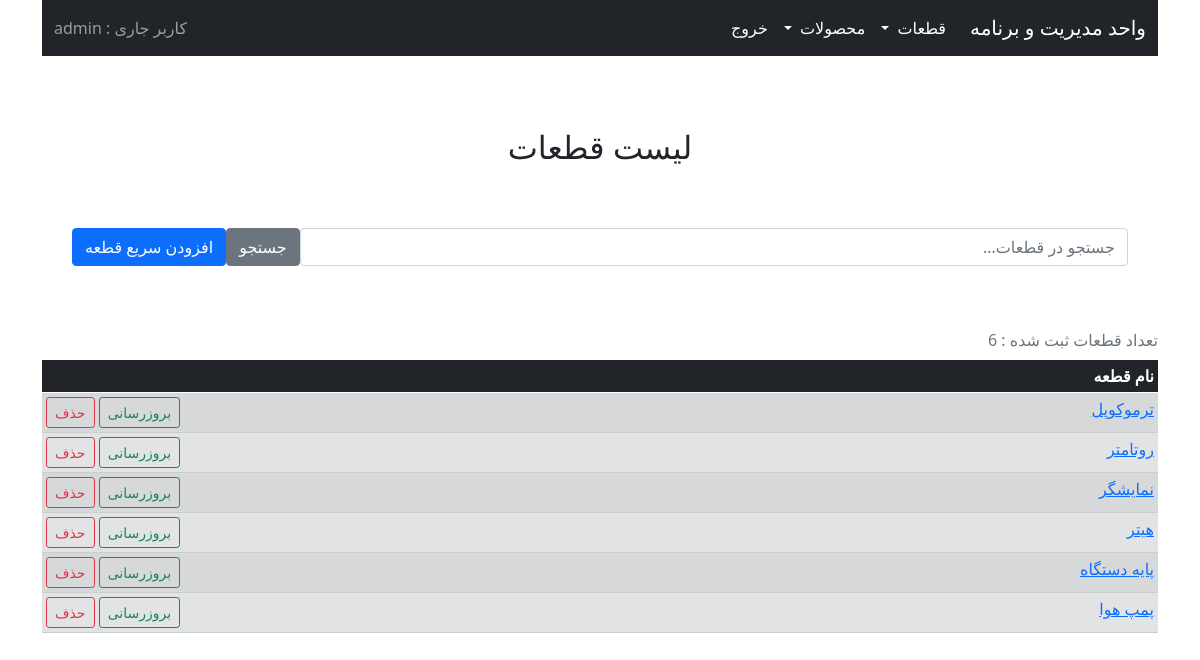
Page /support/parts/list/ (signed in) on the earlier database version.
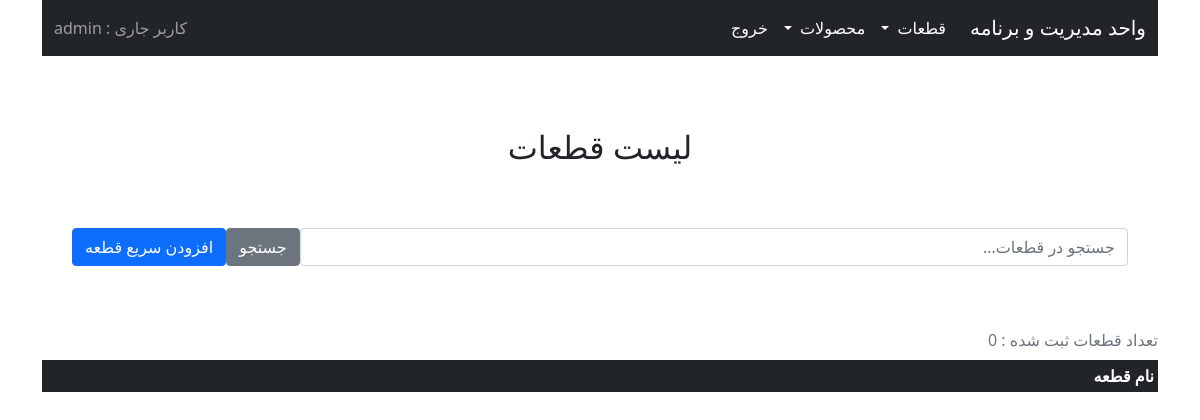
Same page on the later database version.
### support/models.py (models this page shows)
class Part(models.Model):
    part_name = models.CharField(verbose_name=_('Part Name'), max_length=100)
    part_supplier = models.ForeignKey(Supplier, on_delete=models.CASCADE, blank=True, null=True)
    part_buy_price = models.IntegerField(verbose_name=_('Part Buy Price'), blank=True, default=0 )
    part_description = models.TextField(verbose_name=_('Part Description'), max_length=1000, blank=True)
    class Meta:
        verbose_name = _('Part')
        verbose_name_plural = _('Parts')
    def __str__(self):
        return self.part_name

### support/views.py (the view)
# urls.py: path('parts/list/', views.part_list, name='part-list'),
def part_list(request):
    form = PartForm(request.POST or None)
    if form.is_valid():
        form.save()
        return redirect('part-list')
    if request.method == 'POST':
        searched_item = request.POST['searched_item']
        parts_list = Part.objects.filter(
            Q(part_name__contains=searched_item) |
            Q(part_description__contains=searched_item)
            ).order_by('part_name')
    else:
        parts_list = Part.objects.all().order_by('part_name')
        searched_item = ''
    return render(request, 'support/parts_list.html',
                  {'parts_list': parts_list, 'searched_item': searched_item, 'form': form})

### support/forms.py
class PartForm(ModelForm):
    class Meta:
        model = Part
        fields = ['part_name', 'part_description', 'part_supplier', 'part_buy_price']
        labels = {
            'part_name': '',
            'part_buy_price': 'قیمت خرید',
            'part_supplier': 'تامین کننده',
            'part_description': '',
        }
        widgets = {
            'part_name': forms.TextInput(attrs={'class': 'form-control', 'placeholder': 'نام قطعه'}),
            'part_buy_price': forms.NumberInput(attrs={'class': 'form-control', 'placeholder': 'قیمت خرید(تومان)'}),
            'part_supplier': forms.Select(attrs={'class': 'form-select', 'placeholder': 'تامین کننده'}),
            'part_description': forms.Textarea(attrs={'class': 'form-control', 'placeholder': 'توضیحات قطعه'}),
        }
    def __init__(self, *args, **kwargs):
        super(PartForm, self).__init__(*args, **kwargs)
        self.fields['part_supplier'].empty_label = 'متفرقه'

### support/templates/support/parts_list.html (shortened to what this page needs)
{% extends 'mainapp/base.html' %}
{% block content %}
{% include './navbar.html' %}
<br><br>
<br>
<center>
<h2>لیست قطعات</h2>
</center>
<br>
      <form class="d-flex" style="padding: 30px" action="" method=POST>
        <input class="form-control" type="search" value="{{ searched_item }}" placeholder="جستجو در قطعات..." name="searched_item">
        <button class="btn btn-secondary" type="submit">جستجو</button>
          <div class="col-auto">
              <button type="button" class="btn btn-primary col-auto" data-toggle="modal" data-target="#myModal">افزودن سریع قطعه</button>
          </div>
      </form>
<br>
        <table class="table table-secondary table-striped table-hover table-responsive table-sm table caption-top">
            <caption>تعداد قطعات ثبت شده : {{ parts_list.count }}</caption>
            <thead class="table-dark">
    <tr>
        <th scope="col">نام قطعه</th>
        <th scope="col"></th>
    </tr>
    </thead>
    <tbody>
{% for part in parts_list %}
   <tr>
       <td>
           <a href="{% url 'part-show' part.id %}"> {{ part }} </a>
       </td>
       <td align="left">
           <a href="{% url 'part-update' part.id %}" class="btn btn-outline-success btn-sm"> بروزرسانی </a>
           <a href="{% url 'part-delete' part.id %}" class="btn btn-outline-danger btn-sm"> حذف </a>
       </td>
   </tr>
{% endfor %}
    </tbody>
</table>
<br>
{% endblock %}

Differences in the rows shown:
removed Part: part_name "ترموکوپل"
removed Part: part_name "روتامتر"
removed Part: part_name "نمایشگر"
removed Part: part_name "هیتر"
removed Part: part_name "پایه دستگاه"
removed Part: part_name "پمپ هوا"
Other differences:
{{ parts_list.count }}: "6" → "0"
